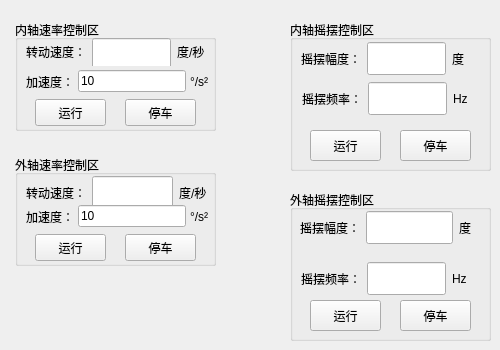
      <widget class="QWidget" name="tab_30">
       <attribute name="title">
        <string>速率 / 摇摆控制</string>
       </attribute>
       <widget class="QGroupBox" name="groupBox_15">
        <property name="geometry">
         <rect>
          <x>15</x>
          <y>20</y>
          <width>201</width>
          <height>111</height>
         </rect>
        </property>
        <property name="title">
         <string>内轴速率控制区</string>
        </property>
        <widget class="QPushButton" name="pushButton_InnerRunForSpeedMode">
         <property name="geometry">
          <rect>
           <x>20</x>
           <y>79</y>
           <width>71</width>
           <height>27</height>
          </rect>
         </property>
         <property name="text">
          <string>运行</string>
         </property>
        </widget>
        <widget class="QPushButton" name="pushButton_InnerStopForSpeedMode">
         <property name="geometry">
          <rect>
           <x>110</x>
           <y>79</y>
           <width>71</width>
           <height>27</height>
          </rect>
         </property>
         <property name="text">
          <string>停车</string>
         </property>
        </widget>
        <widget class="QWidget" name="layoutWidget">
         <property name="geometry">
          <rect>
           <x>11</x>
           <y>18</y>
           <width>183</width>
           <height>28</height>
          </rect>
         </property>
         <layout class="QHBoxLayout" name="horizontalLayout_54">
          <item>
           <widget class="QLabel" name="label_InnerRotationSpeedSet_10">
            <property name="text">
             <string>转动速度：</string>
            </property>
           </widget>
          </item>
          <item>
           <widget class="QLineEdit" name="lineEdit_InnerRotationSpeedForSpeedMode">
            <property name="minimumSize">
             <size>
              <width>0</width>
              <height>33</height>
             </size>
            </property>
            <property name="maximumSize">
             <size>
              <width>79</width>
              <height>33</height>
             </size>
            </property>
            </widget>
          </item>
          <item>
           <widget class="QLabel" name="label_Du_7">
            <property name="text">
             <string>度/秒</string>
            </property>
           </widget>
          </item>
         </layout>
        </widget>
       
        <widget class="QWidget" name="layoutWidget_InnerAcceleration">
         <property name="geometry">
          <rect><x>11</x><y>49</y><width>183</width><height>25</height></rect>
         </property>
         <layout class="QHBoxLayout" name="horizontalLayout_InnerAcceleration">
          <property name="spacing"><number>4</number></property>
          <property name="leftMargin"><number>0</number></property>
          <property name="topMargin"><number>0</number></property>
          <property name="rightMargin"><number>0</number></property>
          <property name="bottomMargin"><number>0</number></property>
          <item>
           <widget class="QLabel" name="label_InnerRotationAcceleration">
            <property name="text"><string>加速度：</string></property>
           </widget>
          </item>
          <item>
           <widget class="QLineEdit" name="lineEdit_InnerRotationAccelForSpeedMode">
            <property name="text"><string>10</string></property>
            <property name="maximumWidth"><number>70</number></property>
           </widget>
          </item>
          <item>
           <widget class="QLabel" name="label_InnerRotationAccelerationUnit">
            <property name="text"><string>°/s²</string></property>
           </widget>
          </item>
         </layout>
        </widget>
</widget>
       <widget class="QGroupBox" name="groupBox_16">
        <property name="geometry">
         <rect>
          <x>15</x>
          <y>155</y>
          <width>201</width>
          <height>111</height>
         </rect>
        </property>
        <property name="title">
         <string>外轴速率控制区</string>
        </property>
        <widget class="QPushButton" name="pushButton_OuterRunForSpeedMode">
         <property name="geometry">
          <rect>
           <x>20</x>
           <y>79</y>
           <width>71</width>
           <height>27</height>
          </rect>
         </property>
         <property name="text">
          <string>运行</string>
         </property>
        </widget>
        <widget class="QPushButton" name="pushButton_OuterStopForSpeedMode">
         <property name="geometry">
          <rect>
           <x>110</x>
           <y>79</y>
           <width>71</width>
           <height>27</height>
          </rect>
         </property>
         <property name="text">
          <string>停车</string>
         </property>
        </widget>
        <widget class="QWidget" name="layoutWidget">
         <property name="geometry">
          <rect>
           <x>11</x>
           <y>20</y>
           <width>181</width>
           <height>35</height>
          </rect>
         </property>
         <layout class="QHBoxLayout" name="horizontalLayout_57">
          <item>
           <widget class="QLabel" name="label_outterRotationSpeedSet_10">
            <property name="text">
             <string>转动速度：</string>
            </property>
           </widget>
          </item>
          <item>
           <widget class="QLineEdit" name="lineEdit_OuterRotationSpeedForSpeedMode">
            <property name="minimumSize">
             <size>
              <width>0</width>
              <height>33</height>
             </size>
            </property>
            </widget>
          </item>
          <item>
           <widget class="QLabel" name="label_Du_8">
            <property name="text">
             <string>度/秒</string>
            </property>
           </widget>
          </item>
         </layout>
        </widget>
       
        <widget class="QWidget" name="layoutWidget_OuterAcceleration">
         <property name="geometry">
          <rect><x>11</x><y>49</y><width>183</width><height>25</height></rect>
         </property>
         <layout class="QHBoxLayout" name="horizontalLayout_OuterAcceleration">
          <property name="spacing"><number>4</number></property>
          <property name="leftMargin"><number>0</number></property>
          <property name="topMargin"><number>0</number></property>
          <property name="rightMargin"><number>0</number></property>
          <property name="bottomMargin"><number>0</number></property>
          <item>
           <widget class="QLabel" name="label_OuterRotationAcceleration">
            <property name="text"><string>加速度：</string></property>
           </widget>
          </item>
          <item>
           <widget class="QLineEdit" name="lineEdit_OuterRotationAccelForSpeedMode">
            <property name="text"><string>10</string></property>
            <property name="maximumWidth"><number>70</number></property>
           </widget>
          </item>
          <item>
           <widget class="QLabel" name="label_OuterRotationAccelerationUnit">
            <property name="text"><string>°/s²</string></property>
           </widget>
          </item>
         </layout>
        </widget>
</widget>
       <widget class="QGroupBox" name="groupBox_17">
        <property name="geometry">
         <rect>
          <x>290</x>
          <y>190</y>
          <width>201</width>
          <height>151</height>
         </rect>
        </property>
        <property name="title">
         <string>外轴摇摆控制区</string>
        </property>
        <widget class="QPushButton" name="pushButton_OuterRunForSwayMode">
         <property name="geometry">
          <rect>
           <x>20</x>
           <y>110</y>
           <width>71</width>
           <height>31</height>
          </rect>
         </property>
         <property name="text">
          <string>运行</string>
         </property>
        </widget>
        <widget class="QPushButton" name="pushButton_OuterStopForSwayMode">
         <property name="geometry">
          <rect>
           <x>110</x>
           <y>110</y>
           <width>71</width>
           <height>31</height>
          </rect>
         </property>
         <property name="text">
          <string>停车</string>
         </property>
        </widget>
        <widget class="QWidget" name="layoutWidget">
         <property name="geometry">
          <rect>
           <x>11</x>
           <y>71</y>
           <width>171</width>
           <height>35</height>
          </rect>
         </property>
         <layout class="QHBoxLayout" name="horizontalLayout_48">
          <item>
           <widget class="QLabel" name="label_outterRotationSpeedSet_11">
            <property name="text">
             <string>摇摆频率：</string>
            </property>
           </widget>
          </item>
          <item>
           <widget class="QLineEdit" name="lineEdit_OuterSwayFreqForSwayMode">
            <property name="minimumSize">
             <size>
              <width>0</width>
              <height>33</height>
             </size>
            </property>
            <property name="maximumSize">
             <size>
              <width>79</width>
              <height>16777215</height>
             </size>
            </property>
            </widget>
          </item>
          <item>
           <widget class="QLabel" name="label_Du_24">
            <property name="text">
             <string>Hz</string>
            </property>
           </widget>
          </item>
         </layout>
        </widget>
        <widget class="QWidget" name="layoutWidget">
         <property name="geometry">
          <rect>
           <x>10</x>
           <y>20</y>
           <width>171</width>
           <height>35</height>
          </rect>
         </property>
         <layout class="QHBoxLayout" name="horizontalLayout_59">
          <item>
           <widget class="QLabel" name="label_outterRotationAngleSet_11">
            <property name="text">
             <string>摇摆幅度：</string>
            </property>
           </widget>
          </item>
          <item>
           <widget class="QLineEdit" name="lineEdit_OuterSwayAmplForSwayMode">
            <property name="minimumSize">
             <size>
              <width>0</width>
              <height>33</height>
             </size>
            </property>
            </widget>
          </item>
          <item>
           <widget class="QLabel" name="label_Du_21">
            <property name="text">
             <string>度</string>
            </property>
           </widget>
          </item>
         </layout>
        </widget>
       </widget>
       <widget class="QGroupBox" name="groupBox_18">
        <property name="geometry">
         <rect>
          <x>290</x>
          <y>20</y>
          <width>201</width>
          <height>151</height>
         </rect>
        </property>
        <property name="title">
         <string>内轴摇摆控制区</string>
        </property>
        <widget class="QPushButton" name="pushButton_InnerRunForSwayMode">
         <property name="geometry">
          <rect>
           <x>20</x>
           <y>110</y>
           <width>71</width>
           <height>31</height>
          </rect>
         </property>
         <property name="text">
          <string>运行</string>
         </property>
        </widget>
        <widget class="QPushButton" name="pushButton_InnerStopForSwayMode">
         <property name="geometry">
          <rect>
           <x>110</x>
           <y>110</y>
           <width>71</width>
           <height>31</height>
          </rect>
         </property>
         <property name="text">
          <string>停车</string>
         </property>
        </widget>
        <widget class="QWidget" name="layoutWidget">
         <property name="geometry">
          <rect>
           <x>12</x>
           <y>61</y>
           <width>169</width>
           <height>35</height>
          </rect>
         </property>
         <layout class="QHBoxLayout" name="horizontalLayout_53">
          <item>
           <widget class="QLabel" name="label_InnerRotationSpeedSet_11">
            <property name="text">
             <string>摇摆频率：</string>
            </property>
           </widget>
          </item>
          <item>
           <widget class="QLineEdit" name="lineEdit_InnerSwayFreqForSwayMode">
            <property name="minimumSize">
             <size>
              <width>79</width>
              <height>33</height>
             </size>
            </property>
            <property name="maximumSize">
             <size>
              <width>79</width>
              <height>16777215</height>
             </size>
            </property>
            </widget>
          </item>
          <item>
           <widget class="QLabel" name="label_Du_23">
            <property name="text">
             <string>Hz</string>
            </property>
           </widget>
          </item>
         </layout>
        </widget>
        <widget class="QWidget" name="layoutWidget">
         <property name="geometry">
          <rect>
           <x>11</x>
           <y>21</y>
           <width>165</width>
           <height>35</height>
          </rect>
         </property>
         <layout class="QHBoxLayout" name="horizontalLayout_58">
          <item>
           <widget class="QLabel" name="label_InnerRotationAngleSet_11">
            <property name="text">
             <string>摇摆幅度：</string>
            </property>
           </widget>
          </item>
          <item>
           <widget class="QLineEdit" name="lineEdit_InnerSwayAmplForSwayMode">
            <property name="minimumSize">
             <size>
              <width>79</width>
              <height>33</height>
             </size>
            </property>
            <property name="maximumSize">
             <size>
              <width>79</width>
              <height>33</height>
             </size>
            </property>
            </widget>
          </item>
          <item>
           <widget class="QLabel" name="label_Du_9">
            <property name="text">
             <string>度</string>
            </property>
           </widget>
          </item>
         </layout>
        </widget>
       </widget>
      </widget>
